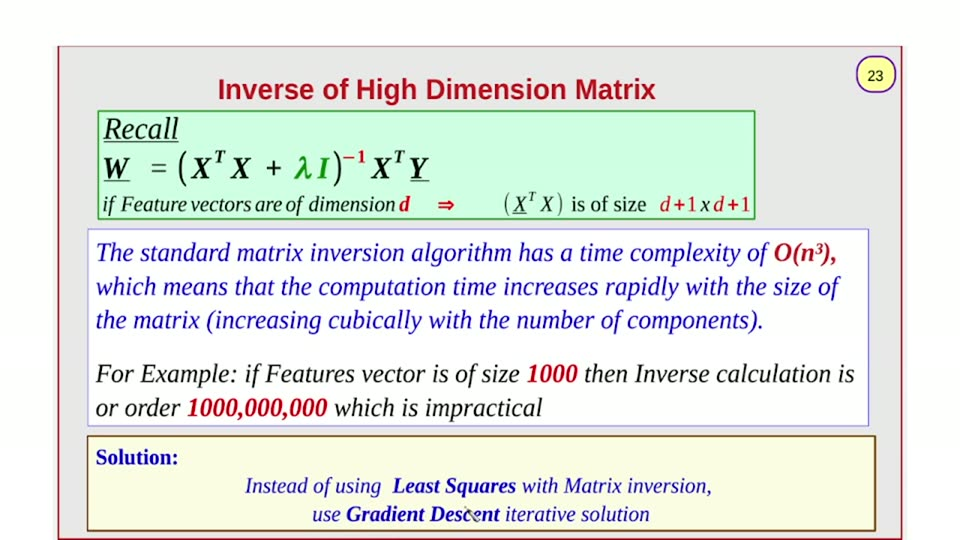
#> input picture videos/machine-learning/03_ridger_regression_gradient_descent/unique_slides/slide_023.jpg, 960 x 540 px, found by its file name
$ python box_edges.py
#> lines starting #> are read from the running program, lines starting #| are printed output that depends on the picture; after the words box and inside, x2 and y2 are one past the last pixel; in counts of white or black regions, pixels touching at a corner belong together
#!/usr/bin/env python3
"""Precise box-edge and border measurement for all three content boxes."""
import numpy as np
from PIL import Image
from collections import Counter

im = Image.open('/home/ahmed/Projects/ai_llm_slides/videos/machine-learning/03_ridger_regression_gradient_descent/unique_slides/slide_023.jpg')
#> im is the input picture: PIL image 960x540 RGB; mean R, G, B 228.2, 232.2, 228.1
a = np.array(im).astype(int)
R, G, B = a[:,:,0], a[:,:,1], a[:,:,2]
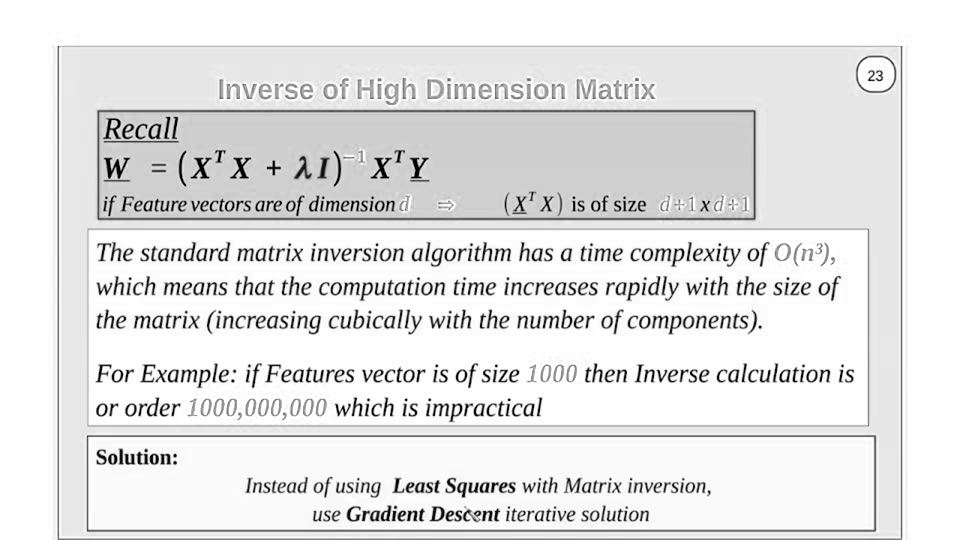
#> R: shape (540, 960) int64; min 0, max 255, mean 228.2
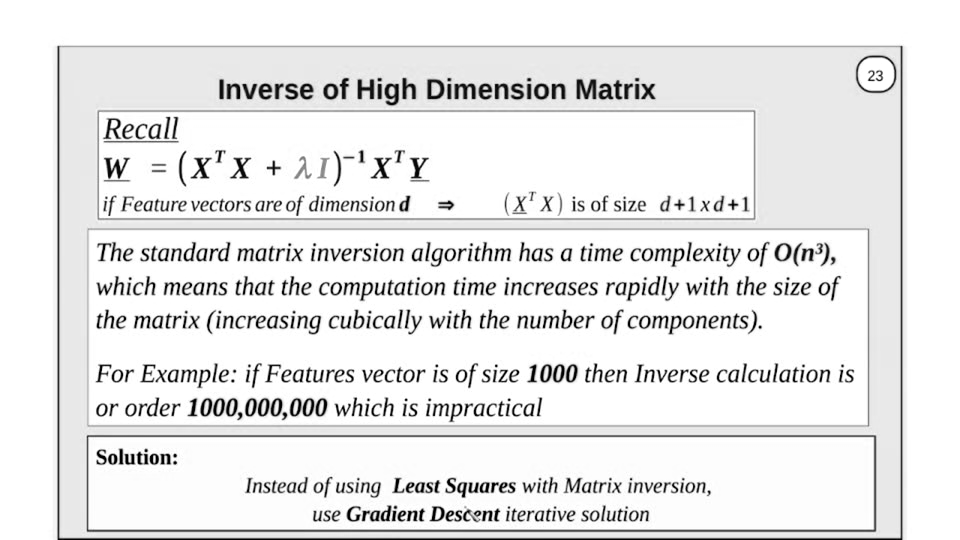
#> G: shape (540, 960) int64; min 0, max 255, mean 232.2
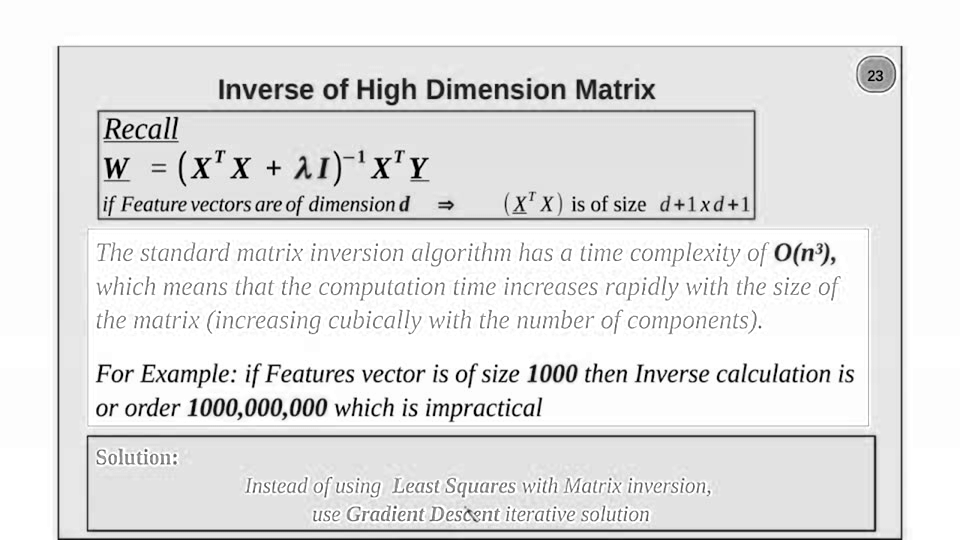
#> B: shape (540, 960) int64; min 0, max 255, mean 228.1

print("== BLUE box border (violet ~ (186,180,224)) ==")
violet = (B > R + 15) & (B > 180) & (R > 120) & (R < 230) & (G > 120) & (G < 230)
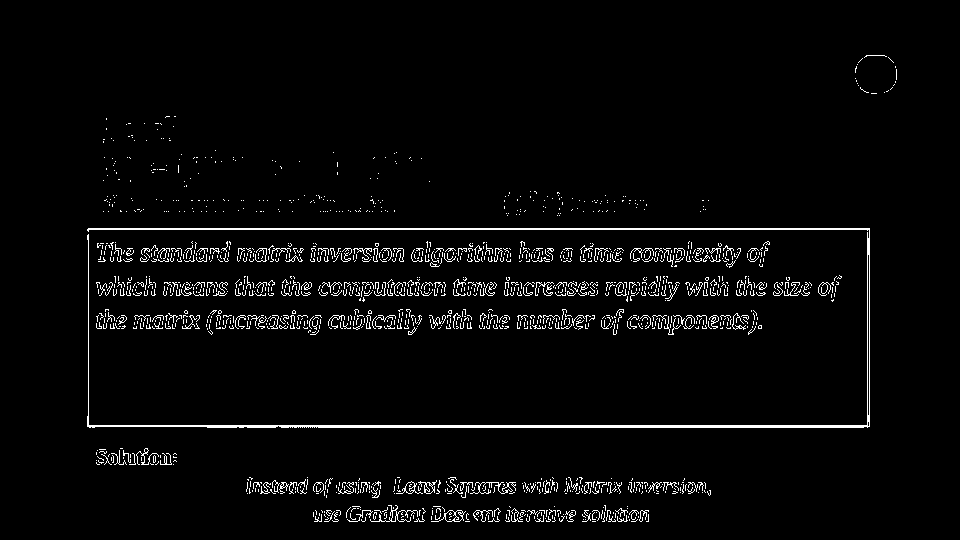
#> violet: shape (540, 960) bool; 3.3% white in thin lines or dots, all inside (x1, y1, x2, y2) = (87, 55, 897, 522)
for y in list(range(225, 236)) + list(range(416, 436)):
    xs = np.where(violet[y, :])[0]
    if len(xs):
        print(f" y={y}: x {xs.min()}..{xs.max()} n={len(xs)} runs:" , end=' ')
        # compress
        rr = []
        for x in xs:
            if rr and x == rr[-1][1] + 1: rr[-1][1] = x
            else: rr.append([x, x])
        print(rr[:6])
#> this loop made 31 passes
#> xs on passes 6 to 17: [87, 88, 867, 869], [88, 869], [867, 869], [867, 869], [88, 867, 869], [87, 88, 867, 869], [87, 88, 867, 868, 869], [87, 88, 867, 868, 869], [87, 88, 867, 868, 869], [87, 88, 867, 868, 869], [87, 88, 867, 868, 869], [87, 88, 867, 868, 869]
#|  y=228: x 88..869 n=782 runs:
#|  y=229: x 87..869 n=783 runs:
#|  y=230: x 87..869 n=4 runs:
#|  y=231: x 88..869 n=2 runs:
#|  y=232: x 867..869 n=2 runs:
#|  y=233: x 867..869 n=2 runs:
#|  y=234: x 88..869 n=3 runs:
#|  y=235: x 87..869 n=4 runs:
#> (further printed lines are left out)
print("\ncolumn violet count (y232..420), borders:")
colc = violet[232:420, :].sum(axis=0)
#> colc = 960 values, max 188 at index 867, min 0 at index 0, mean 9.65
for x in range(80, 100):
    if colc[x]: print(f"  x={x}: {colc[x]}")
#> this loop made 20 passes
#|   x=87: 9
#|   x=88: 186
#|   x=96: 8
#|   x=97: 17
#|   x=98: 13
#|   x=99: 13
for x in range(860, 880):
    if colc[x]: print(f"  x={x}: {colc[x]}")

print("\n== border core colors ==")
print(" blue top y228 x300..600:", Counter(tuple(p) for p in a[228, 300:600]).most_common(2))
#|  blue top y228 x300..600: [((193, 188, 229), 146), ((193, 188, 228), 146)]
print(" blue left x88 y300..400:", Counter(tuple(p) for p in a[300:400, 88]).most_common(2))
#|  blue left x88 y300..400: [((211, 208, 229), 32), ((210, 208, 229), 20)]
print(" blue right x867..869 y300..400:", Counter(tuple(p) for p in a[300:400, 867:870].reshape(-1,3)).most_common(3))
#|  blue right x867..869 y300..400: [((134, 130, 180), 46), ((224, 224, 252), 43), ((205, 203, 250), 42)]

print("\n== GREEN box edges ==")
print(" green top rows 104..112 at x400..700:", [ (y, Counter(tuple(p) for p in a[y, 400:700]).most_common(1)[0][0]) for y in range(104, 113) ])
#> (printed output is left out)
print(" green bottom rows 216..226 at x400..700:", [ (y, Counter(tuple(p) for p in a[y, 400:700]).most_common(1)[0][0]) for y in range(216, 227) ])
#> (printed output is left out)
print(" green left cols 90..100 at y160..170:", [ (x, Counter(tuple(p) for p in a[160:170, x]).most_common(1)[0][0]) for x in range(90, 101) ])
#> (printed output is left out)
print(" green right cols 750..762 at y160..170:", [ (x, Counter(tuple(p) for p in a[160:170, x]).most_common(1)[0][0]) for x in range(750, 763) ])
#> (printed output is left out)
print(" green fill modal (y150..200 x600..740):", Counter(tuple(p) for p in a[150:200, 600:740].reshape(-1,3)).most_common(3))
#|  green fill modal (y150..200 x600..740): [((207, 255, 227), 3421), ((206, 255, 226), 2544), ((209, 255, 227), 68)]

print("\n== SOLUTION box edges ==")
print(" sol top rows 432..442 at x300..600:", [ (y, Counter(tuple(p) for p in a[y, 300:600]).most_common(1)[0][0]) for y in range(432, 443) ])
#> (printed output is left out)
print(" sol bottom rows 525..536 at x300..600:", [ (y, Counter(tuple(p) for p in a[y, 300:600]).most_common(1)[0][0]) for y in range(525, 537) ])
#> (printed output is left out)
print(" sol left cols 84..95 at y470..500:", [ (x, Counter(tuple(p) for p in a[470:500, x]).most_common(1)[0][0]) for x in range(84, 96) ])
#> (printed output is left out)
print(" sol right cols 868..880 at y470..500:", [ (x, Counter(tuple(p) for p in a[470:500, x]).most_common(1)[0][0]) for x in range(868, 881) ])
#> (printed output is left out)

print("\n== corner checks (rounded?) ==")
# green box top-left corner: green fill presence per row near corner
gm = (G > 240) & (G > R + 15)
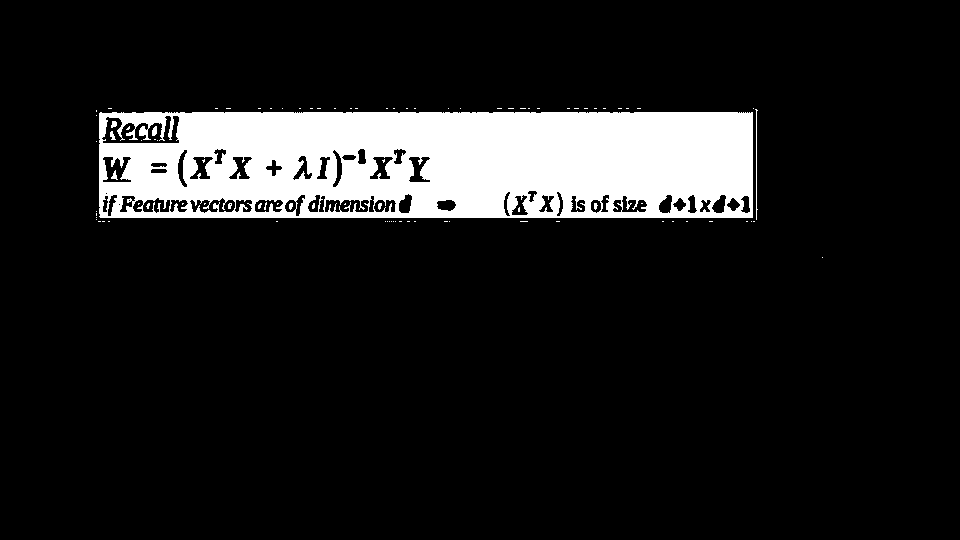
#> gm: shape (540, 960) bool; 11.8% white; 91 white regions (82 under 20 px), largest, box (x1, y1, x2, y2) and area: (99, 112, 753, 218) 60485, (755, 109, 758, 220) 114, (152, 126, 157, 136) 40
for y in range(105, 120):
    xs = np.where(gm[y, 90:130])[0]
    print(f" green corner y={y}: leftmost green x={90+xs.min() if len(xs) else None}")
#> this loop made 15 passes
#> xs on passes 4, 6, 7, 8: [18, 19, 20, 21], [6], [6], [10, 11, 22, 23, 24, 25, 26, 31, 33]
#|  green corner y=105: leftmost green x=None
#|  green corner y=106: leftmost green x=None
#|  green corner y=107: leftmost green x=None
#|  green corner y=108: leftmost green x=108
#|  green corner y=109: leftmost green x=None
#|  green corner y=110: leftmost green x=96
#|  green corner y=111: leftmost green x=96
#|  green corner y=112: leftmost green x=100
#> (further printed lines are left out)
# solution box top-left: yellow fill presence per row
ym = (R > 240) & (G > 240) & (B < 235) & (G > B + 15)
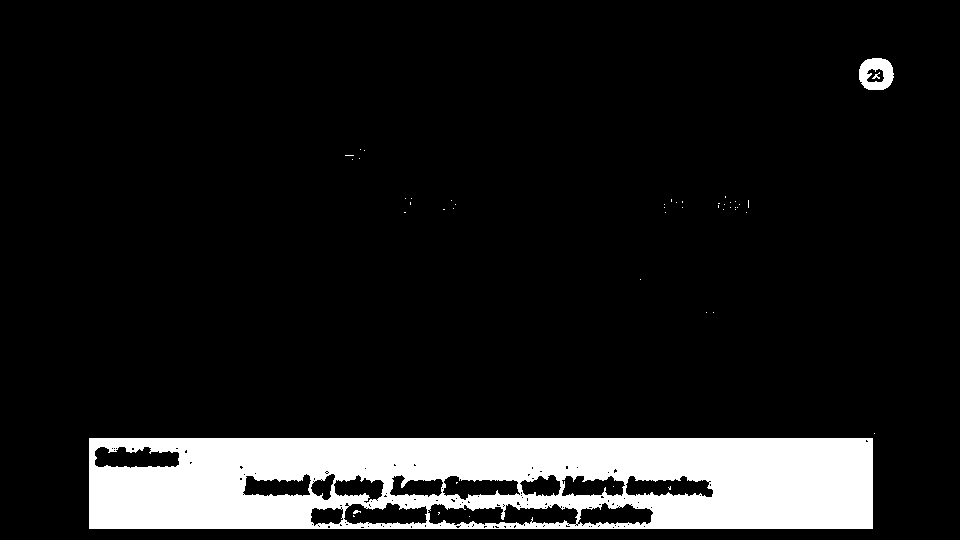
#> ym: shape (540, 960) bool; 11.3% white; 48 white regions (45 under 20 px), largest, box (x1, y1, x2, y2) and area: (89, 438, 873, 529) 57940, (859, 58, 894, 90) 766, (872, 72, 880, 79) 23
for y in range(433, 448):
    xs = np.where(ym[y, 80:130])[0]
    print(f" sol corner y={y}: leftmost yellow x={80+xs.min() if len(xs) else None}")
#> this loop made 15 passes
#|  sol corner y=433: leftmost yellow x=None
#|  sol corner y=434: leftmost yellow x=None
#|  sol corner y=435: leftmost yellow x=None
#|  sol corner y=436: leftmost yellow x=None
#|  sol corner y=437: leftmost yellow x=None
#|  sol corner y=438: leftmost yellow x=89
#|  sol corner y=439: leftmost yellow x=89
#|  sol corner y=440: leftmost yellow x=89
#> (further printed lines are left out)

$ run again, with videos/machine-learning/03_ridger_regression_gradient_descent/unique_slides/slide_003.jpg copied over videos/machine-learning/03_ridger_regression_gradient_descent/unique_slides/slide_023.jpg
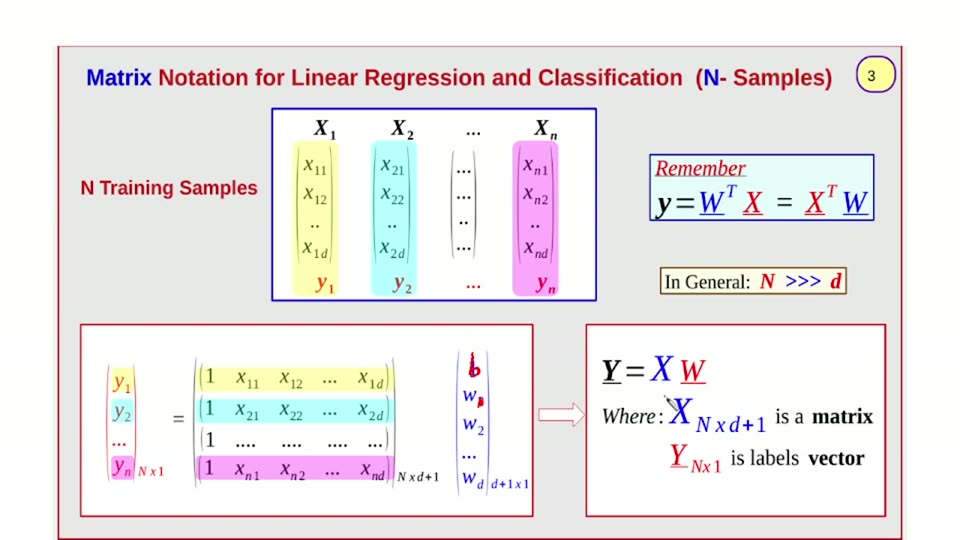
#> input picture videos/machine-learning/03_ridger_regression_gradient_descent/unique_slides/slide_003.jpg, 960 x 540 px, found by its file name
#> im is the input picture: PIL image 960x540 RGB; mean R, G, B 236.7, 232.9, 233.6
#> `violet = (B > R + 15) & (B > 180) & (R > 120) & (R < 230) & (G > 120) ..`:
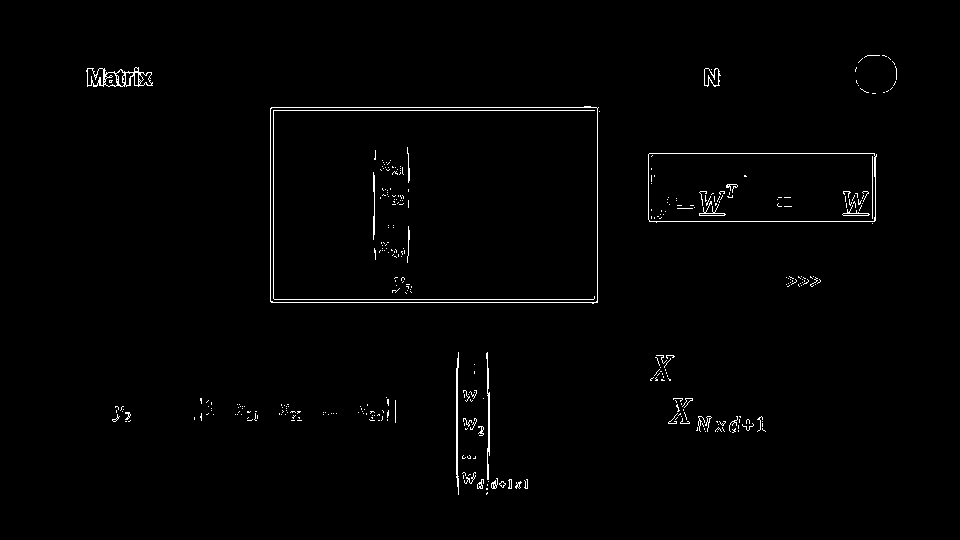
#> violet: shape (540, 960) bool; 1.1% white in thin lines or dots, all inside (x1, y1, x2, y2) = (86, 55, 897, 495)
#> the loop `for y in list(range(225, 236)) + list(range(416, 436)):` made 31 passes
#> xs on passes 1 to 8: [270, 273, 373, 374, 388, 393, 597], [270, 273, 373, 374, 408, 597], [270, 273, 373, 374, 388, 393, 408, 597], [270, 273, 373, 374, 408, 597], [270, 273, 373, 374, 408, 597], [270, 273, 373, 374, 408, 409, 597], [270, 273, 373, 374, 408, 409, 597], [270, 273, 373, 374, 408, 409, 597]
#> (printed output is left out)
#> colc = 960 values, max 71 at index 597, min 0 at index 0, mean 1.98
#|  blue top y228 x300..600: [((254, 255, 253), 87), ((255, 255, 253), 20)]
#|  blue left x88 y300..400: [((254, 255, 253), 30), ((231, 233, 230), 19)]
#|  blue right x867..869 y300..400: [((254, 255, 253), 99), ((231, 233, 230), 60), ((255, 255, 253), 58)]
#> (printed output is left out)
#> (printed output is left out)
#> (printed output is left out)
#> (printed output is left out)
#|  green fill modal (y150..200 x600..740): [((231, 233, 230), 1692), ((229, 254, 250), 182), ((232, 232, 230), 130)]
#> (printed output is left out)
#> (printed output is left out)
#> (printed output is left out)
#> (printed output is left out)
#> gm: shape (540, 960) bool; 4% white; 15 white regions (8 under 20 px), largest, box (x1, y1, x2, y2) and area: (652, 156, 872, 219) 9356, (370, 139, 419, 298) 6463, (195, 397, 394, 425) 4528
#> `ym = (R > 240) & (G > 240) & (B < 235) & (G > B + 15)`:
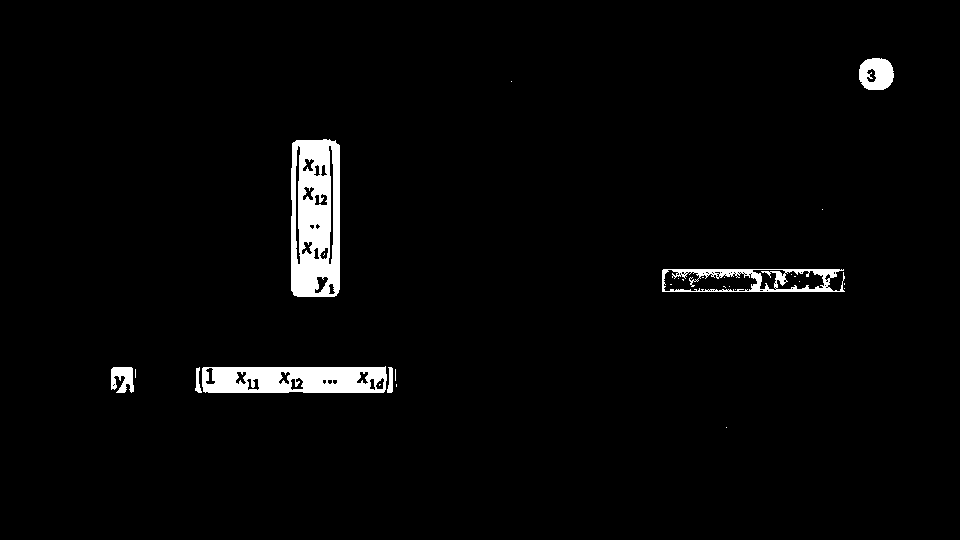
#> ym: shape (540, 960) bool; 2.7% white; 28 white regions (21 under 20 px), largest, box (x1, y1, x2, y2) and area: (291, 139, 340, 297) 6417, (202, 366, 387, 393) 4190, (662, 269, 845, 292) 1803
